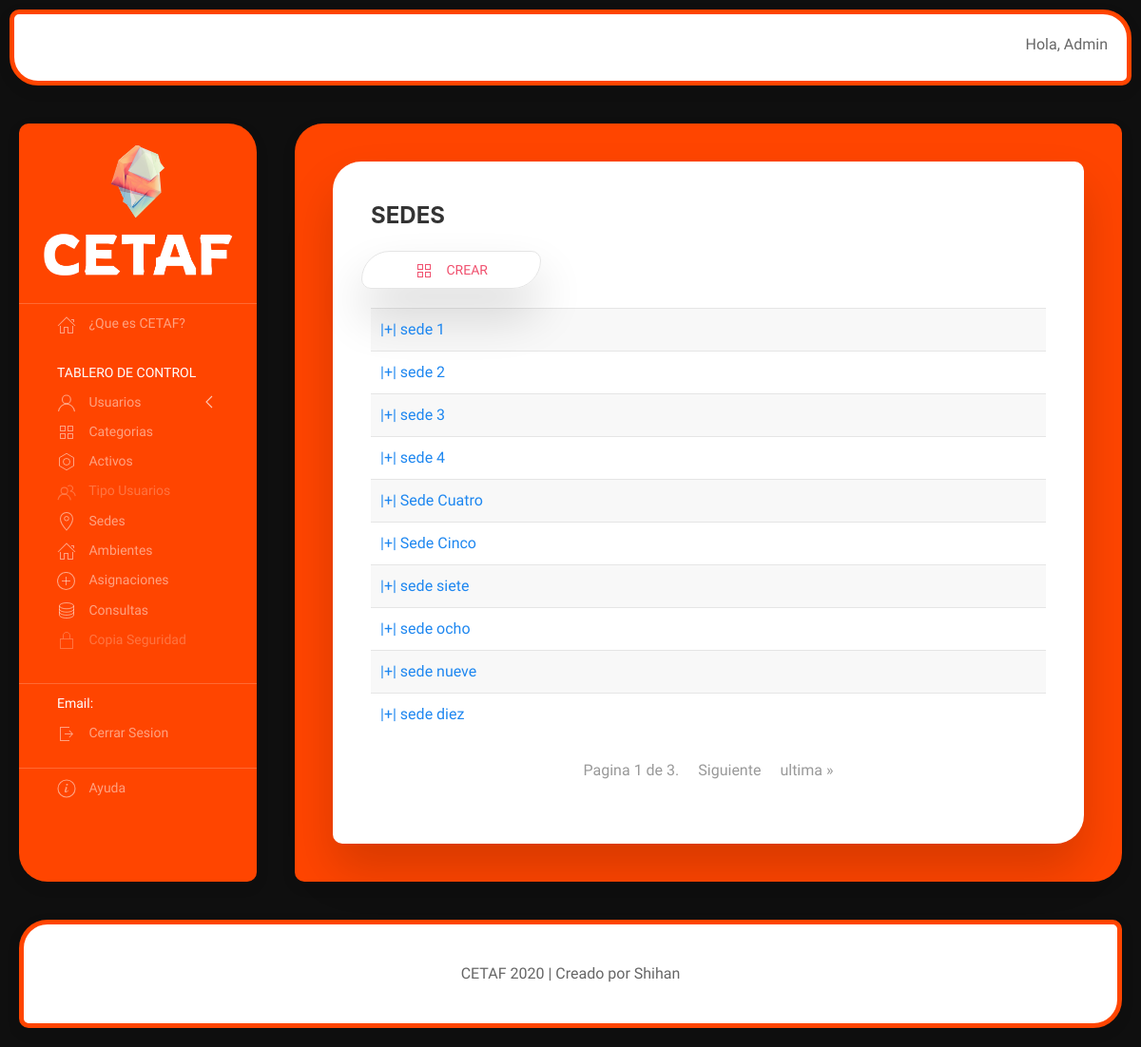
The page /sedes/ (signed in) on the database as committed earlier.
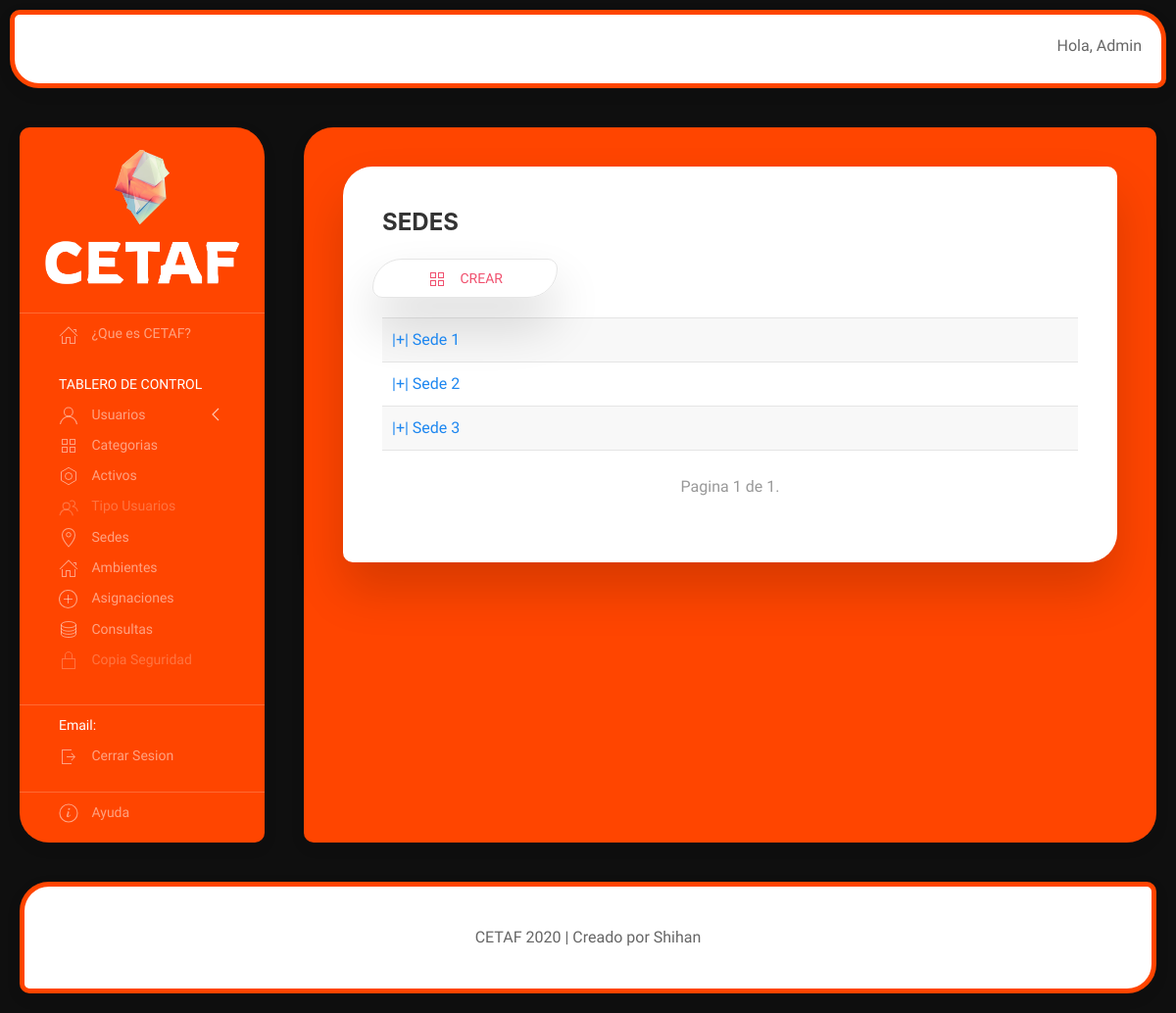
The same page on the database as committed later.
### cetaf/models.py (models this page shows, shortened)
class Sede(models.Model):
    nombre = models.CharField(max_length=50)
    ciudad = models.CharField(max_length=50)

### cetaf/views.py (the view)
# urls.py: path('sedes/', views.lts_sedes, name='lts_sedes'),
@permission_required('cetaf.view_sede', raise_exception=True)
def lts_sedes(request):
    lista = Sede.objects.all()
    paginador = Paginator(lista, 10)
    num_pagina = request.GET.get('page')
    obj_pagina = paginador.get_page(num_pagina)
    return render(request, 'sedes/index.html', {'obj_pagina': obj_pagina})

### cetaf/templates/sedes/index.html (shortened to what this page needs)
{% extends "home/index.html" %}
{% load static %}
{% block contenido %}
<div class="uk-card uk-card-default uk-card-body uk-align-center uk-box-shadow-xlarge uk-margin-small" style="border-radius: 30px 10px;">
    <h3 class="uk-card-title uk-text-bold">SEDES</h3>
    {% block contenido_sede %}
        <ul class="uk-nav-default uk-nav-parent-icon" uk-nav>
            <li class="uk-button uk-button-default uk-button-small uk-box-shadow-xlarge" style="border-radius: 30px 10px; margin-left: 30px"><a class="uk-text-danger" href="{% url 'crear_sede' %}"><span class="uk-margin-small-right" uk-icon="icon: thumbnails"></span> Crear</a></li>
        </ul>
        <ul class="uk-list uk-list-striped">
            {% for sede in obj_pagina %}
                <li><a href="{% url 'detalle_sede' sede.id %}" uk-toggle>|+| {{sede.nombre}}</a></li>
            {% endfor %}
        </ul>
        <div>
          <span>
              <ul class="uk-pagination uk-flex-center" uk-margin>
                  <span>
                      <li class="uk-disabled"><span>Pagina {{ obj_pagina.number }} de {{ obj_pagina.paginator.num_pages }}.</span></li>
                  </span>
                  {% if obj_pagina.has_next %}
                      <li><a href="?page={{ obj_pagina.next_page_number }}">Siguiente</a></li>
                      <li><a href="?page={{ obj_pagina.paginator.num_pages }}">ultima &raquo;</a></li>
                  {% endif %}
              </ul>
          </span>
        </div>
    {% endblock contenido_sede %}
</div>
{% endblock %}

### cetaf/templates/home/index.html (shortened to what this page needs)
<!doctype html>
{% load static %}
<html lang="es">
    <head>
        <link rel="stylesheet" href="{% static 'contenido/uikit/uikit.min.css' %}">
        <link rel="stylesheet" href="{% static 'contenido/estilo.css' %}">
    </head>
    <body>
        <div uk-grid>
            <div class="uk-width-expand@m">
                <div class="uk-card uk-card-default uk-card-body barra-superior">
                    <span class="uk-float-right">
                        Hola,
                        {{user.username}}
                    </span>
                </div>
            </div>
        </div>
        <div uk-grid>
            <div class="uk-visible@m">
                <div class="uk-card uk-card-default uk-card-body menu-lateral uk-light">
                    <ul class="uk-nav-default uk-nav-parent-icon" uk-nav>
                        <div class="uk-text-center">
                            <a href="{% url 'index' %}"><img src="{% static 'contenido/imagenes/logo_6.png' %}" alt="avatar" width="250px"></a>
                        </div>
                        <li class="uk-nav-divider"></li>
                        <li><a href="{% url 'acercade' %}"><span class="uk-margin-small-right" uk-icon="icon: home"></span> ¿Que es CETAF?</a></li>
                        <li class="uk-nav-header" style="margin-top:20px">TABLERO DE CONTROL</li>
                        <li class="uk-parent">
                            <a href="{% url 'crear_usuarios' %}" class=""><span class="uk-margin-small-right" uk-icon="icon: user"></span> Usuarios</a>
                        </li>
                        <li><a href="{% url 'lts_categoria' %}"><span class="uk-margin-small-right" uk-icon="icon: thumbnails"></span> Categorias</a></li>
                        <li><a href="{% url 'lts_activo' %}"><span class="uk-margin-small-right" uk-icon="icon: nut"></span> Activos</a></li>
                        <li><a href="#" class="deshabilitar"><span class="uk-margin-small-right" uk-icon="icon: users"></span> Tipo Usuarios</a></li>
                        <li><a href="{% url 'lts_sedes' %}"><span class="uk-margin-small-right" uk-icon="icon: location"></span> Sedes</a></li>
                        <li><a href="{% url 'lts_ambiente' %}"><span class="uk-margin-small-right" uk-icon="icon: home"></span> Ambientes</a></li>
                        <li><a href="{% url 'lts_asignacion' %}"><span class="uk-margin-small-right" uk-icon="icon: plus-circle"></span> Asignaciones</a></li>
                        <li><a href="{% url 'lts_consulta' %}" ><span class="uk-margin-small-right" uk-icon="icon: database"></span> Consultas</a></li>
                        <li><a href="#" class="deshabilitar"><span class="uk-margin-small-right" uk-icon="icon: lock"></span> Copia Seguridad</a></li>
                        <li class="uk-nav-divider" style="margin-top:30px"></li>
                        <li class="uk-active"><a><span>Email:</span></a></li>
                        {% if user.username %}
                          <li><a href="{% url 'logout' %}"><span class="uk-margin-small-right" uk-icon="icon: sign-out"></span> Cerrar Sesion</a></li>
                        {% else %}
                          <li><a href="{% url 'login' %}"><span class="uk-margin-small-right" uk-icon="icon: sign-in"></span> Iniciar Sesion</a></li>
                        {% endif %}
                        <li class="uk-nav-divider" style="margin-top:20px"></li>
                        <li><a href="{% url 'ayuda' %}"><span class="uk-margin-small-right" uk-icon="icon: info"></span> Ayuda</a></li>
                  </ul>
                </div>
            </div>
            <div class="uk-width-expand@m">
                <div class="uk-card uk-card-default uk-card-body contenido-central">
                    {% block contenido %}{% endblock %}
                </div>
            </div>
        </div>
        <div uk-grid>
            <div class="uk-width-expand@m" style="margin-bottom: 20px">
                <div class="uk-card uk-card-default uk-card-body firma" style="text-align:center;">
                    <span>CETAF 2020 | Creado por Shihan</span>
                </div>
            </div>
        </div>
    </body>
</html>

### cetaf/templates/home/index.html (style rules this page uses)
html { background: #0f0f0f; background-size: cover; background-attachment: fixed; }
body { font-family: 'Inconsolata', monospace; }
.firma { float: bottom; margin-left: 20px; margin-right: 20px; border-radius: 30px 10px; opacity: 1; border: solid 5px orangered; }
.barra-superior { margin: 10px; padding: 20px; border-radius: 10px 30px; border: solid 5px orangered; height: 80px; }
@media (min-width: 900px) { .contenido-central { border-radius: 30px 10px; margin-right: 20px; margin-bottom: 20px; height: 100%; opacity: 1; background: orangered; } }
@media (min-width: 900px) { .menu-lateral { min-width: 250px; margin-left: 20px; margin-bottom: 20px; border-radius: 10px 30px; height: 100%; opacity: 1; background: orangered; } }
.deshabilitar { color: currentColor; cursor: not-allowed; opacity: 0.5; text-decoration: none; }

Rows that differ between the two databases and show on the page:
removed Sede: nombre "sede 4"
removed Sede: nombre "Sede Cuatro"
removed Sede: nombre "Sede Cinco"
removed Sede: nombre "sede siete"
removed Sede: nombre "sede ocho"
removed Sede: nombre "sede nueve"
removed Sede: nombre "sede diez"
changed Sede: nombre "sede 1" → "Sede 1"
changed Sede: nombre "sede 2" → "Sede 2"
changed Sede: nombre "sede 3" → "Sede 3"
Other text that changed with them:
{{ obj_pagina.paginator.num_pages }}: "3" → "1"
text no longer shown: "Siguiente ultima »"
